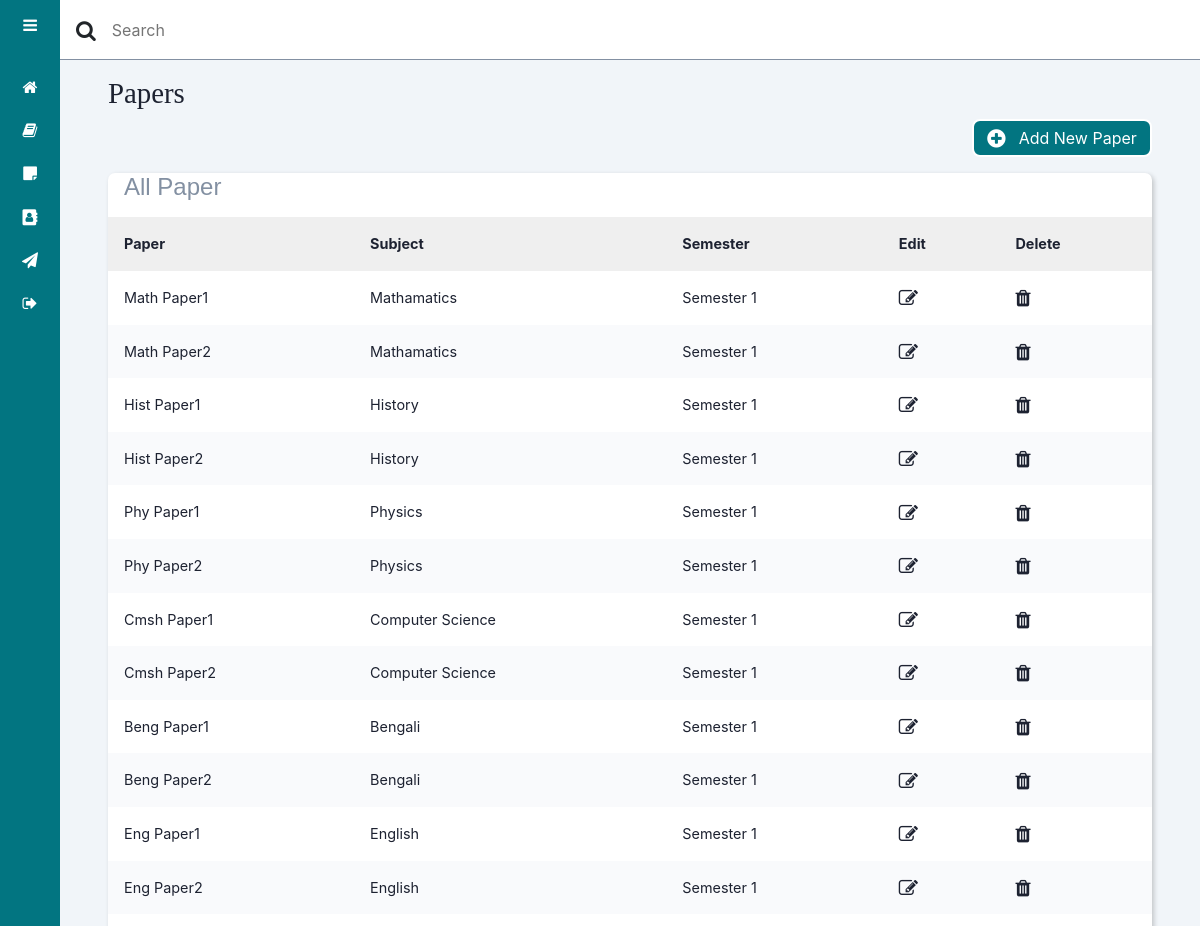
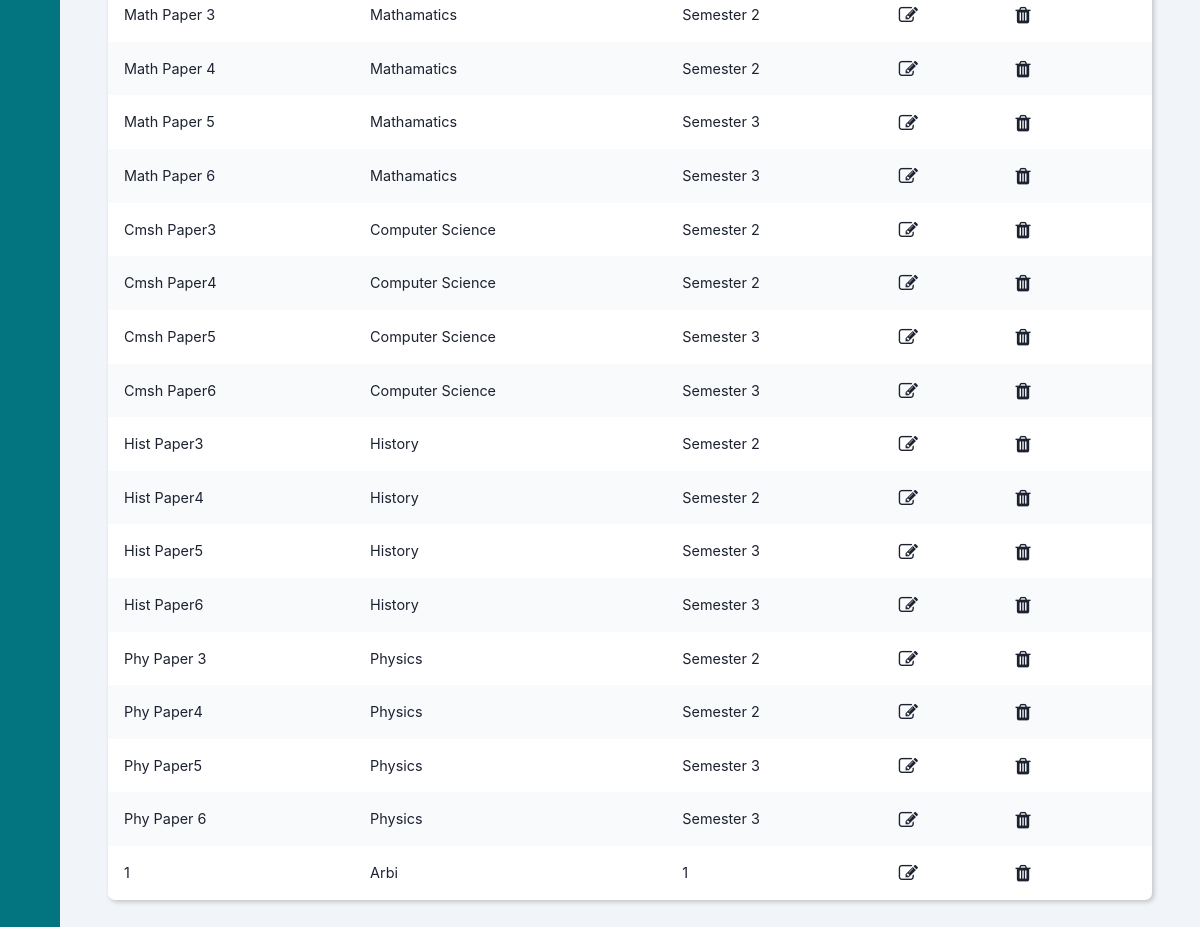
The app's page /allPaper with its own data (2 pictures, top to bottom).
### papers/models.py (models this page shows)
class Papers(models.Model):
    paperName = models.CharField(
        max_length=50, blank=False, unique=False, default='')
    subjectName = models.CharField(
        max_length=50, blank=False, unique=False, default='')
    semesterName = models.CharField(
        max_length=50, blank=False, unique=False, default='')

### papers/views.py (the view)
# urls.py: path('allPaper', views.AllPaper, name='AllPaper'),
def AllPaper(request):
    context = dict()
    allPaperDetails = Papers.objects.all()
    form = AddPaperForm()
    context = {'form': form}
    context['allPaperDetails'] = allPaperDetails
    return render(request, 'papers/adminView/paperArea/allPapers.html', context)

### papers/forms.py
class AddPaperForm(forms.ModelForm):
    class Meta:
        model = Papers
        fields = ['paperName', 'subjectName', 'semesterName']
        labels = {
            'paperName': 'Paper',
            'subjectName': 'Subject',
            'semesterName': 'Semester'
        }
        widgets = {
            'paperName': forms.TextInput(attrs={'id': 'paperName', 'class':'shadow-none'}),
            'subjectName': forms.TextInput(attrs={'id': 'subjectName', 'class':'shadow-none'}),
            'semesterName': forms.TextInput(attrs={'id': 'semesterName', 'class':'shadow-none'}),
        }

### papers/templates/papers/adminView/paperArea/allPapers.html (shortened to what this page needs)
{% extends 'base.html' %}
{% block allPaper %}
{% load static %}
{% block adminHeader %} {% include 'papers/adminView/adminHeader.html' %} {% endblock %}
<div class="main_content">
    <main>
        <h2 class="dash_titile">Papers</h2>
        <div class="add_btn">
            <div class="paper_add_btn ml-auto" data-target="#addPaperModal" data-toggle="modal">
                <span><i class="fa fa-plus-circle fa-lg"></i></span>
                <span>Add New Paper</span>
            </div>
        </div>
        <section class="recent">
            <div class="activity_card">
                <h3>All Paper</h3>
                <div class="table_responsive">
                    <table>
                        <thead>
                            <tr>
                                <th>Paper</th>
                                <th>Subject</th>
                                <th>Semester</th>
                                <th>Edit</th>
                                <th>Delete</th>
                            </tr>
                        </thead>
                        <tbody id="papertableBody">
                            {% for allPaperDetails in allPaperDetails %}
                            <tr id="paper_id_{{allPaperDetails.id}}">
                                <td id="paperName_id_{{allPaperDetails.id}}">{{allPaperDetails.paperName}}</td>
                                <td id="subjectName_id_{{allPaperDetails.id}}">{{allPaperDetails.subjectName}}</td>
                                <td id="semesterName_id_{{allPaperDetails.id}}">{{allPaperDetails.semesterName}}</td>
                                <td class="editBtn" data-target="#editPaperModal" data-toggle="modal"
                                    onclick="editPaper(`{{allPaperDetails.id}}`)">
                                    <i class="fa fa-edit fa-lg event_icon"></i>
                                </td>
                                <td class="deleteBtn" onclick="removePaper(`{{allPaperDetails.id}}`)">
                                    <i class="fa fa-trash fa-lg event_icon"></i>
                                </td>
                            </tr>
                            {% endfor %}
                        </tbody>
                    </table>
                </div>
            </div>
        </section>
    </main>
</div>
{% endblock %}

### templates/base.html (style rules this page uses)
body { -webkit-user-select: none; -moz-user-select: -moz-none; -ms-user-select: none; user-select: none; }

### papers/templates/papers/adminView/paperArea/allPapers.html (style rules this page uses)
main { margin-top: 60px; background: #f1f5f9; min-height: 90vh; padding: 1rem 3rem; }
.dash_titile { color: var(--color-dark); margin-bottom: .5rem; font-family: Algerian; font-size: 1.8rem; }
.paper_add_btn { display: flex; align-items: center; justify-content: space-evenly; border: 2px solid #fff; border-radius: 8px; width: 180px; height: 38px; cursor: pointer; background: var(--main-color); color: #fff; }
.recent { margin-top: 1rem; margin-bottom: 1rem; }
.activity_card { background: #fff; border-radius: 7px; margin-bottom: 1rem; box-shadow: 2px 2px 5px rgba(0, 0, 0, 0.2); }
.activity_card h3 { color: var(--text-grey); margin: 1rem; font-size: 1.5rem; font-family: sans-serif; }
.activity_card table { width: 100%; border-collapse: collapse; }
.activity_card thead { background: #efefef; text-align: left; }
.activity_card tbody { text-align: left; }
th, td { font-size: .9rem; padding: 1rem 1rem; color: var(--color-dark); }
tbody tr:nth-child(even) { background: #f9fafc; }
.event_icon { text-decoration: none; color: var(--color-dark); }
.table_responsive { overflow-x: auto; }
.deleteBtn { cursor: pointer; }
.editBtn { cursor: pointer; }
@media only screen and (max-width: 1200px) { .main_content { margin-left: 60px; } }

### papers/templates/papers/adminView/adminSidebar.html (style rules this page uses)
:root { --main-color: #027581; --color-dark: #1D2231; --text-grey: #8390A2; }
* { margin: 0; padding: 0; box-sizing: border-box; }

### papers/templates/papers/adminView/adminHeader.html (style rules this page uses)
.main_content { position: relative; margin-left: 240px; transition: margin-left 300ms; }
@media only screen and (max-width: 1200px) { .main_content { margin-left: 60px; } }

### records on screen
Papers: paperName "Math Paper1", subjectName "Mathamatics", semesterName "Semester 1"
Papers: paperName "Math Paper2", subjectName "Mathamatics", semesterName "Semester 1"
Papers: paperName "Hist Paper1", subjectName "History", semesterName "Semester 1"
Papers: paperName "Hist Paper2", subjectName "History", semesterName "Semester 1"
Papers: paperName "Phy Paper1", subjectName "Physics", semesterName "Semester 1"
Papers: paperName "Phy Paper2", subjectName "Physics", semesterName "Semester 1"
Papers: paperName "Cmsh Paper1", subjectName "Computer Science", semesterName "Semester 1"
Papers: paperName "Cmsh Paper2", subjectName "Computer Science", semesterName "Semester 1"
Papers: paperName "Beng Paper1", subjectName "Bengali", semesterName "Semester 1"
Papers: paperName "Beng Paper2", subjectName "Bengali", semesterName "Semester 1"
Papers: paperName "Eng Paper1", subjectName "English", semesterName "Semester 1"
Papers: paperName "Eng Paper2", subjectName "English", semesterName "Semester 1"
Papers: paperName "Math Paper 3", subjectName "Mathamatics", semesterName "Semester 2"
Papers: paperName "Math Paper 4", subjectName "Mathamatics", semesterName "Semester 2"
Papers: paperName "Math Paper 5", subjectName "Mathamatics", semesterName "Semester 3"
Papers: paperName "Math Paper 6", subjectName "Mathamatics", semesterName "Semester 3"
Papers: paperName "Cmsh Paper3", subjectName "Computer Science", semesterName "Semester 2"
Papers: paperName "Cmsh Paper4", subjectName "Computer Science", semesterName "Semester 2"
Papers: paperName "Cmsh Paper5", subjectName "Computer Science", semesterName "Semester 3"
Papers: paperName "Cmsh Paper6", subjectName "Computer Science", semesterName "Semester 3"
Papers: paperName "Hist Paper3", subjectName "History", semesterName "Semester 2"
Papers: paperName "Hist Paper4", subjectName "History", semesterName "Semester 2"
Papers: paperName "Hist Paper5", subjectName "History", semesterName "Semester 3"
Papers: paperName "Hist Paper6", subjectName "History", semesterName "Semester 3"
Papers: paperName "Phy Paper 3", subjectName "Physics", semesterName "Semester 2"
Papers: paperName "Phy Paper4", subjectName "Physics", semesterName "Semester 2"
Papers: paperName "Phy Paper5", subjectName "Physics", semesterName "Semester 3"
Papers: paperName "Phy Paper 6", subjectName "Physics", semesterName "Semester 3"
Papers: paperName "1", subjectName "Arbi", semesterName "1"
